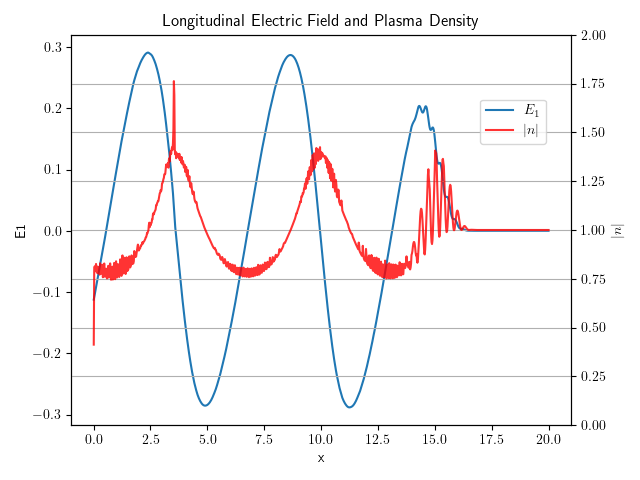

Python code for this plot:
# Laser Wakefield Accelerator
# taskset --cpu-list 0-3 screen python-jl LWFA1D.py to run on 4 cores

import sympy
import pandas as pd
import numpy as np
from matplotlib import pyplot as plt
import pysr
from sklearn.model_selection import train_test_split
import os
import time
from mdutils.mdutils import MdUtils
plt.rcParams['text.usetex'] = True

mdFile = MdUtils(file_name='LWFA1DAnalysis', title='Laser Wakefield Accelerator Data Analysis')

# Reading TwoStream data - All (1000) lines
inputs = pd.read_csv("/home/estevao/GoLP/LWFA1D_data.csv", usecols=[0, 1])
target = pd.read_csv("/home/estevao/GoLP/LWFA1D_data.csv", usecols=[2])

# Plotting the data
fig, ax1 = plt.subplots()
ax1.plot(inputs.iloc[:,0].values, inputs.iloc[:,1].values, label = "$E_1$" )
ax1.set_xlabel("x")
ax1.set_ylabel("E1")
ax2 = ax1.twinx()
ax2.plot(inputs.iloc[:,0].values, target.iloc[:,0].values,'r', label = "$|n|$" , alpha = 0.8)
ax2.set_ylabel("$|n|$")
ax2.set_ylim(0,2)
plt.title("Longitudinal Electric Field and Plasma Density")
plt.grid(True)
fig.legend(loc = (0.75,0.70))
fig.tight_layout()
plt.savefig("LWFA1D.png")
plt.close()
plt.clf()

np.random.seed(1)
model = pysr.PySRRegressor(
    # Run indefinitely
    niterations=10000000,

    # Stop early if we find a good and simple equation
    early_stop_condition=(
        "stop_if(loss, complexity) = loss < 1e-4 && complexity < 10"
    ),
    # Alternatively, stop after 24 hours have passed.
    timeout_in_seconds=60 * 60 * 24,
    populations=12, # 3 times the number of cores used
    binary_operators=["+", "*","-", "/"],
    unary_operators=["sin", "cos", "exp", "log"],
    constraints={
        "/": (-1, 9),
        "exp": 9,
        "cos": 9,
        "sin": 9,
        "log": 9,
    },
    nested_constraints={
        "cos": {"cos": 1, "sin": 1, "exp": 1, "log": 1},
        "sin": {"cos": 1, "sin": 1, "exp": 1, "log": 1},
        "exp": {"cos": 1, "sin": 1, "exp": 1, "log": 1},
        "log": {"cos": 1, "sin": 1, "exp": 1, "log": 1}
    },
    delete_tempfiles=True,
    equation_file=f"LWFA1D.csv",
    turbo=True,
    model_selection="score",
)

starttime = time.time()
model.fit(inputs, target)
endtime = time.time()

best_idx = model.equations_.query(
    f"loss < {2 * model.equations_.loss.min()}"
).score.idxmax()

# Plotting the data
fig, ax1 = plt.subplots()
ax1.plot(inputs.iloc[:,0].values, inputs.iloc[:,1].values, label = "$E_1$" )
ax1.set_xlabel("x")
ax1.set_ylabel("E1")
ax2 = ax1.twinx()
ax2.plot(inputs.iloc[:,0].values, target.iloc[:,0].values,'r', label = "$|n|$" , alpha = 0.8)
ax2.set_ylabel("|$n$|")
ax2.set_ylim(0,2)
ax3 = ax1.twinx()
ax3.plot(inputs.iloc[:,0].values, model.predict(inputs.to_numpy(), index=best_idx),'g', label = "$|n|$ fit" , alpha = 0.8)
ax3.set_ylabel("|$n$|")
ax3.set_ylim(0,2)
plt.title("Longitudinal Electric Field and Plasma Density")
plt.grid(True)
fig.legend(loc = (0.75,0.70))
fig.tight_layout()
plt.savefig("LWFA1Dfit.png")
plt.close()
plt.clf()

analysis = pd.read_csv("LWFA1D.csv")
for i in range(len(analysis)):
    analysis.loc[i,'Equation'] = "$"+model.latex(i)+"$"
mdFile.new_header(level=1, title='24h Analysis')
mdFile.new_paragraph(f"Here we have the results of the 24h analysis of the Laser Wakefield Accelerator data made from ZPIC. The analysis was run on a 4 core machine, with 8GB of RAM. The analysis was run for 24h, and the best result was found in {endtime-starttime} seconds. The results are on the following table:")
mdFile.new_line()
mdFile.new_table(columns=len(analysis.columns), rows=len(analysis)+1, text=np.concatenate((analysis.columns.to_numpy().ravel(),analysis.to_numpy().ravel())), text_align='center')

mdFile.create_md_file()